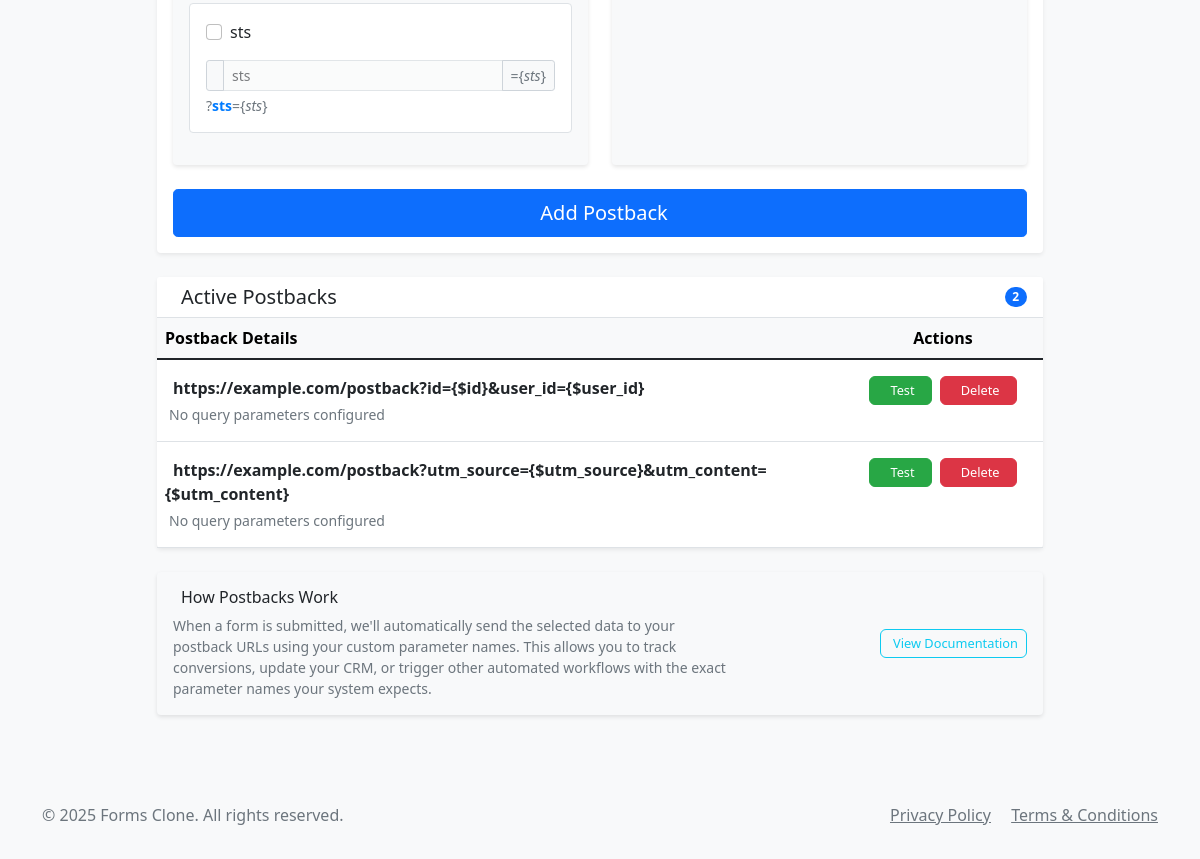
/postbacks (signed in, lower part), run on an earlier commit of the app's database.
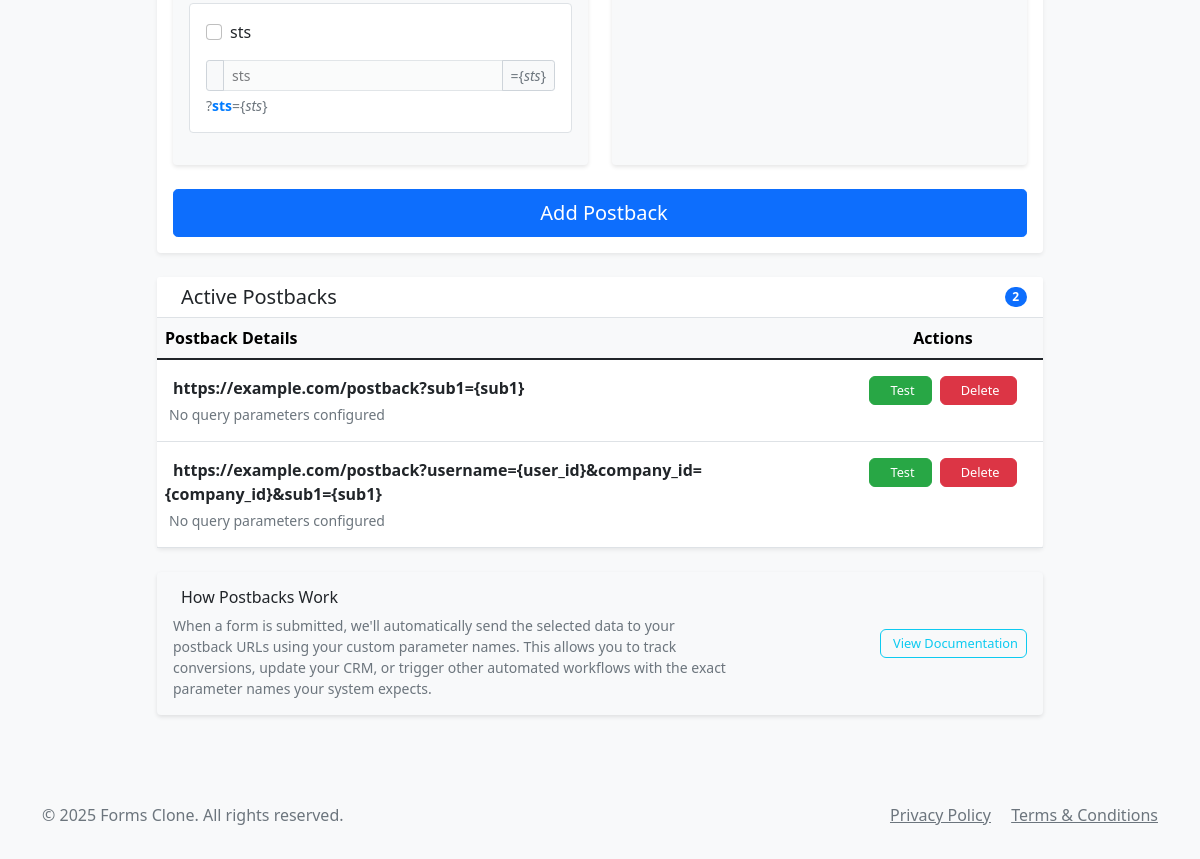
And on a later commit of the database.
### app.py (models this page shows)
class Postback(db.Model):
    id = db.Column(db.Integer, primary_key=True)
    url = db.Column(db.String(500), nullable=False)
    user_id = db.Column(db.Integer, db.ForeignKey('user.id'), nullable=False)
    created_at = db.Column(db.DateTime, default=datetime.utcnow)

### app.py (the view, shortened to what this page needs)
@app.route('/postbacks', methods=['GET', 'POST'])
@login_required
def manage_postbacks():
    postbacks = Postback.query.filter_by(user_id=current_user.id).all()
    return render_template('manage_postbacks.html', postbacks=postbacks)

### app.py (called while the page is built)
@app.context_processor
def inject_now():
    return {'now': datetime.now()}

@app.context_processor
def inject_csrf_token():
    return {'csrf_token': lambda: 'dummy_token'}

@login_manager.user_loader
def load_user(user_id):
    return User.query.get(int(user_id))

### templates/manage_postbacks.html (shortened to what the changed rows need)
{% extends "base.html" %}
{% block content %}
<div class="container-fluid px-4 py-4">
    <div class="row justify-content-center">
        <div class="col-xl-10 col-lg-11">
            <div class="card border-0 shadow-sm mb-4">
                <div class="card-body">
                    <form method="POST" class="needs-validation" novalidate>
                        <div class="mb-4">
                            <div class="row g-4">
                                <div class="col-lg-6">
                                    <div class="card bg-light border-0 h-100">
                                        <div class="card-body py-3">
                                            {% for field, label, default_param in [
                                                ('form_id', 'Form ID', 'form_id'),
                                                ('id', 'Response ID', 'response_id'),
                                                ('submitted_at', 'Submission Time', 'submitted_at'),
                                                ('user_id', 'User ID', 'username'),
                                                ('company_id', 'Company ID', 'company_id'),
                                                ('form_score', 'Form Score', 'form_score'),
                                                ('sub1','sub1','sub1'),
                                                 ('sts','sts','sts')
                                            ] %}
                                            <div class="parameter-row mb-3 p-3 border rounded bg-white">
                                                <div class="row align-items-center">
                                                    <div class="col-12 mb-2">
                                                        <div class="form-check">
                                                            <input class="form-check-input parameter-checkbox"
                                                                   type="checkbox"
                                                                   name="include_{{ field }}"
                                                                   id="include_{{ field }}"
                                                                   data-field="{{ field }}">
                                                            <label class="form-check-label fw-semibold" for="include_{{ field }}">
                                                                {{ label }}
                                                            </label>
                                                        </div>
                                                    </div>
                                                    <div class="col-12">
                                                        <div class="input-group input-group-sm">
                                                            <span class="input-group-text bg-light">
                                                            </span>
                                                            <input type="text"
                                                                   class="form-control parameter-name-input"
                                                                   name="param_name_{{ field }}"
                                                                   id="param_name_{{ field }}"
                                                                   placeholder="{{ default_param }}"
                                                                   value="{{ default_param }}"
                                                                   disabled>
                                                            <span class="input-group-text bg-light small text-muted">
                                                                ={<span class="field-name">{{ field }}</span>}
                                                            </span>
                                                        </div>
                                                        <div class="form-text small mt-1">
                                                            ?<span class="param-preview">{{ default_param }}</span>={<span class="field-name">{{ field }}</span>}
                                                        </div>
                                                    </div>
                                                </div>
                                            </div>
                                        </div>
                                    </div>
                                </div>
                            </div>
                        </div>
                    </form>
                </div>
            </div>
            <div class="card border-0 shadow-sm">
                <div class="card-body p-0">
                    {% if postbacks %}
                        <div class="table-responsive">
                            <table class="table table-hover mb-0">
                                <thead class="table-light">
                                    <tr>
                                        <th class="border-0 fw-semibold">Postback Details</th>
                                        <th class="border-0 fw-semibold text-center" width="200">Actions</th>
                                    </tr>
                                </thead>
                                <tbody>
                                    {% for pb in postbacks %}
                                    <tr>
                                        <td class="py-3">
                                            <div class="d-flex flex-column">
                                                <div class="mb-1">
                                                    <strong class="text-dark">{{ pb.url }}</strong>
                                                </div>
                                                {% if pb.query_params %}
                                                <div class="small text-muted">
                                                    <i class="fas fa-code me-1"></i>
                                                    Parameters: <code class="bg-light px-2 py-1 rounded">?{{ pb.query_params }}</code>
                                                </div>
                                                {% else %}
                                                <div class="small text-muted">
                                                    No query parameters configured
                                                </div>
                                                {% endif %}
                                            </div>
                                        </td>
                                        <td class="text-center py-3">
                                            <div class="d-flex gap-2 justify-content-center">
                                                <a href="/postback_tester?postback_id={{ pb.id }}"
                                                   class="btn btn-success btn-sm px-3"
                                                   data-bs-toggle="tooltip"
                                                   title="Send a test request to verify this postback URL is working">
                                                    Test
                                                </a>
                                                <form method="POST"
                                                      action="{{ url_for('delete_postback', postback_id=pb.id) }}"
                                                      onsubmit="return confirm('Are you sure you want to permanently delete this postback URL?');"
                                                      class="d-inline">
                                                    <button type="submit"
                                                            class="btn btn-danger btn-sm px-3"
                                                            data-bs-toggle="tooltip"
                                                            title="Permanently remove this postback URL">
                                                        Delete
                                                    </button>
                                                </form>
                                            </div>
                                        </td>
                                    </tr>
                                    {% endfor %}
                                </tbody>
                            </table>
                        </div>
                    {% endif %}
                </div>
            </div>
        </div>
    </div>
</div>
{% endblock %}

What changed in the data, as far as the page shows it:
removed Postback: url "https://example.com/postback?id={$id}&user_id={$user_id}"
removed Postback: url "https://example.com/postback?utm_source={$utm_source}&utm_content={$utm_content}"
added Postback: url "https://example.com/postback?sub1={sub1}"
added Postback: url "https://example.com/postback?username={user_id}&company_id={company_id}&sub1={sub1}"
